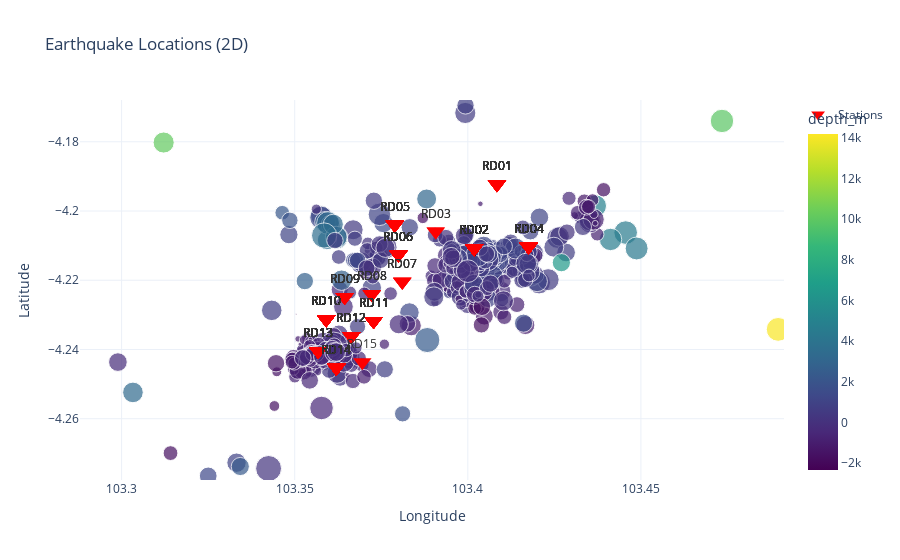

The notebook cell saved with this chart:
### Markdown cell above
A. 2D Hypocenter Plot

To plot your hypocenter in 2D plane we can use `plot_hypocenter_2D` class method.

### Code cell
# 2D plot
lqt_ready_2.plot_hypocenter_2d()

### Figure 1 — Plotly figure (JSON) as saved in the notebook; plotly's stock layout.template omitted (floating-point values rounded to 4 significant figures; data arrays with more than 128 entries replaced by an {"elided": "..."} marker saying what was removed)
{"data": [{"customdata": {"elided": "766x3 float values"}, "hovertemplate": "<b>Earthquake: %{customdata[0]}</b><br>Source Lon: %{x:.3f}<br>Source Lat: %{y:.3f}<br>Source Depth(m): %{customdata[1]:.3f}<br>Magnitude: %{customdata[2]:.3f}<br><extra></extra>", "legendgroup": "", "marker": {"color": {"elided": "766 float values"}, "coloraxis": "coloraxis", "size": {"elided": "766 float values"}, "sizemode": "area", "sizeref": 0.0025, "symbol": "circle"}, "mode": "markers", "name": "", "orientation": "v", "showlegend": false, "type": "scatter", "x": {"elided": "766 float values"}, "xaxis": "x", "y": {"elided": "766 float values"}, "yaxis": "y"}, {"hovertemplate": "<b>%{text}</b><br>Lat: %{y:.2f}<br>Lon: %{x:.2f}<extra></extra>", "marker": {"color": "red", "size": 16, "symbol": "triangle-down"}, "mode": "markers+text", "name": "Stations", "text": {"elided": "796 str values"}, "textfont": {"color": "#333333", "size": 12}, "textposition": "top center", "type": "scatter", "x": {"elided": "796 float values"}, "y": {"elided": "796 float values"}}], "layout": {"coloraxis": {"colorbar": {"title": {"text": "depth_m"}}, "colorscale": [[0, "#440154"], [0.1111, "#482878"], [0.2222, "#3e4989"], [0.3333, "#31688e"], [0.4444, "#26828e"], [0.5556, "#1f9e89"], [0.6667, "#35b779"], [0.7778, "#6ece58"], [0.8889, "#b5de2b"], [1, "#fde725"]]}, "legend": {"itemsizing": "constant", "tracegroupgap": 0}, "showlegend": true, "title": {"text": "Earthquake Locations (2D)"}, "xaxis": {"anchor": "y", "domain": [0, 1], "range": [103.3, 103.4], "scaleanchor": "y", "scaleratio": 1, "title": {"text": "Longitude"}}, "yaxis": {"anchor": "x", "domain": [0, 1], "range": [-4.278, -4.168], "scaleratio": 1, "title": {"text": "Latitude"}}}}
